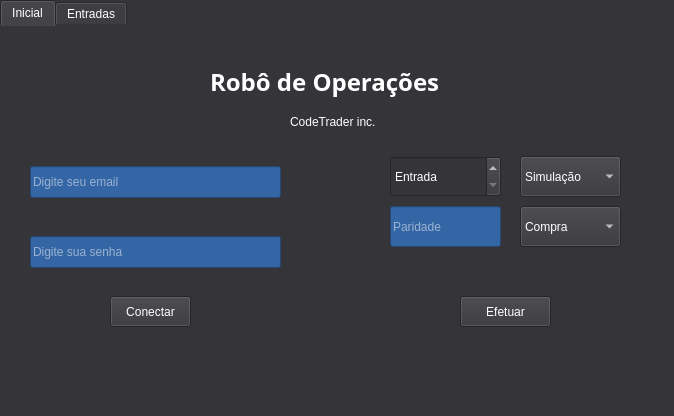
<?xml version="1.0" encoding="UTF-8"?>
<ui version="4.0">
 <class>apollobot</class>
 <widget class="QTabWidget" name="apollobot">
  <property name="geometry">
   <rect>
    <x>0</x>
    <y>0</y>
    <width>674</width>
    <height>416</height>
   </rect>
  </property>
  <property name="windowTitle">
   <string>Apollo Bot</string>
  </property>
  <property name="toolTip">
   <string>&lt;html&gt;&lt;head/&gt;&lt;body&gt;&lt;p&gt;&lt;br/&gt;&lt;/p&gt;&lt;/body&gt;&lt;/html&gt;</string>
  </property>
  <property name="styleSheet">
   <string notr="true">background-color: rgb(52, 52, 57);
border-color: rgb(255, 255, 255);
color: rgb(255, 255, 255);</string>
  </property>
  <property name="currentIndex">
   <number>0</number>
  </property>
  <property name="usesScrollButtons">
   <bool>true</bool>
  </property>
  <widget class="QWidget" name="Inicial">
   <attribute name="title">
    <string>Inicial</string>
   </attribute>
   <widget class="QLineEdit" name="email">
    <property name="geometry">
     <rect>
      <x>30</x>
      <y>140</y>
      <width>251</width>
      <height>32</height>
     </rect>
    </property>
    <property name="styleSheet">
     <string notr="true">color: rgb(255, 255, 255);
background-color: rgb(52, 101, 164);
</string>
    </property>
    <property name="text">
     <string/>
    </property>
    <property name="placeholderText">
     <string>Digite seu email</string>
    </property>
   </widget>
   <widget class="QLineEdit" name="senha">
    <property name="geometry">
     <rect>
      <x>30</x>
      <y>210</y>
      <width>251</width>
      <height>32</height>
     </rect>
    </property>
    <property name="styleSheet">
     <string notr="true">color: rgb(255, 255, 255);
background-color: rgb(52, 101, 164);</string>
    </property>
    <property name="text">
     <string/>
    </property>
    <property name="echoMode">
     <enum>QLineEdit::Password</enum>
    </property>
    <property name="placeholderText">
     <string>Digite sua senha</string>
    </property>
   </widget>
   <widget class="QPushButton" name="conectar">
    <property name="geometry">
     <rect>
      <x>110</x>
      <y>270</y>
      <width>81</width>
      <height>31</height>
     </rect>
    </property>
    <property name="styleSheet">
     <string notr="true">color: rgb(255, 255, 255);</string>
    </property>
    <property name="text">
     <string>Conectar</string>
    </property>
   </widget>
   <widget class="QLabel" name="label_3">
    <property name="geometry">
     <rect>
      <x>210</x>
      <y>10</y>
      <width>261</width>
      <height>91</height>
     </rect>
    </property>
    <property name="font">
     <font>
      <family>Droid Sans Fallback</family>
      <pointsize>18</pointsize>
      <weight>75</weight>
      <bold>true</bold>
     </font>
    </property>
    <property name="text">
     <string>Robô de Operações</string>
    </property>
   </widget>
   <widget class="QLabel" name="label_4">
    <property name="geometry">
     <rect>
      <x>290</x>
      <y>80</y>
      <width>141</width>
      <height>31</height>
     </rect>
    </property>
    <property name="text">
     <string>CodeTrader inc.</string>
    </property>
   </widget>
   <widget class="QComboBox" name="modalidade">
    <property name="geometry">
     <rect>
      <x>520</x>
      <y>130</y>
      <width>101</width>
      <height>41</height>
     </rect>
    </property>
    <property name="styleSheet">
     <string notr="true">selection-color: rgb(114, 159, 207);</string>
    </property>
    <item>
     <property name="text">
      <string>Simulação</string>
     </property>
    </item>
    <item>
     <property name="text">
      <string>Real</string>
     </property>
    </item>
   </widget>
   <widget class="QSpinBox" name="entrada">
    <property name="geometry">
     <rect>
      <x>390</x>
      <y>130</y>
      <width>111</width>
      <height>41</height>
     </rect>
    </property>
    <property name="styleSheet">
     <string notr="true">alternate-background-color: rgb(136, 138, 133);</string>
    </property>
    <property name="specialValueText">
     <string>Entrada</string>
    </property>
    <property name="maximum">
     <number>150000</number>
    </property>
   </widget>
   <widget class="QComboBox" name="direcao">
    <property name="geometry">
     <rect>
      <x>520</x>
      <y>180</y>
      <width>101</width>
      <height>41</height>
     </rect>
    </property>
    <property name="styleSheet">
     <string notr="true">selection-color: rgb(114, 159, 207);</string>
    </property>
    <item>
     <property name="text">
      <string>Compra</string>
     </property>
    </item>
    <item>
     <property name="text">
      <string>Venda</string>
     </property>
    </item>
   </widget>
   <widget class="QLineEdit" name="lineEdit">
    <property name="geometry">
     <rect>
      <x>390</x>
      <y>180</y>
      <width>111</width>
      <height>41</height>
     </rect>
    </property>
    <property name="styleSheet">
     <string notr="true">background-color: rgb(52, 101, 164);</string>
    </property>
    <property name="placeholderText">
     <string>Paridade</string>
    </property>
   </widget>
   <widget class="QPushButton" name="efetuar">
    <property name="geometry">
     <rect>
      <x>460</x>
      <y>270</y>
      <width>91</width>
      <height>31</height>
     </rect>
    </property>
    <property name="text">
     <string>Efetuar</string>
    </property>
   </widget>
   <zorder>label_3</zorder>
   <zorder>email</zorder>
   <zorder>senha</zorder>
   <zorder>conectar</zorder>
   <zorder>label_4</zorder>
   <zorder>modalidade</zorder>
   <zorder>entrada</zorder>
   <zorder>direcao</zorder>
   <zorder>lineEdit</zorder>
   <zorder>efetuar</zorder>
  </widget>
  <widget class="QWidget" name="entradas">
   <property name="accessibleName">
    <string/>
   </property>
   <attribute name="title">
    <string>Entradas</string>
   </attribute>
  </widget>
 </widget>
 <resources>
  <include location="img.qrc"/>
  <include location="teste.qrc"/>
  <include location="sem cor.qrc"/>
 </resources>
 <connections/>
</ui>
